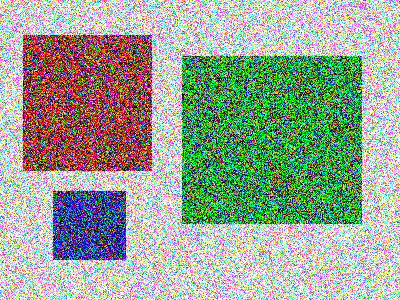
#> input picture object-id-and-attributes/fuzzy.png, 400 x 300 px, given in place of the camera
$ python main.py
#> lines starting #> are read from the running program, lines starting #| are printed output that depends on the picture; after the words box and inside, x2 and y2 are one past the last pixel; in counts of white or black regions, pixels touching at a corner belong together
import cv2
import numpy as np
import random
cap = cv2.VideoCapture(0)
while True:
    _, img = cap.read()
#> img is the input picture: shape (300, 400, 3); mean B, G, R 150, 164.4, 153.8
    img = cv2.resize(img, (0, 0), fx=0.5, fy=0.5)
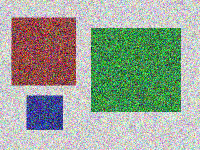
#> img: shape (150, 200, 3); mean B, G, R 150.1, 164.5, 153.9
    img = cv2.flip(img, 1)
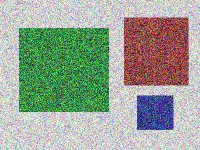
#> img: shape (150, 200, 3); mean B, G, R 150.1, 164.5, 153.9
    gray = cv2.cvtColor(img, cv2.COLOR_BGR2GRAY)
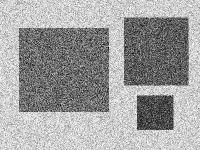
#> gray: shape (150, 200); min 11, max 255, mean 159.7
    blur = cv2.GaussianBlur(gray, (3, 3), 0)
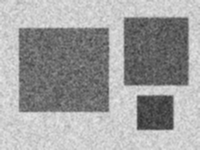
#> blur: shape (150, 200); min 49, max 233, mean 159.8

    threshold = cv2.adaptiveThreshold(
        blur, 255, cv2.ADAPTIVE_THRESH_GAUSSIAN_C, cv2.THRESH_BINARY_INV, 205, 1)
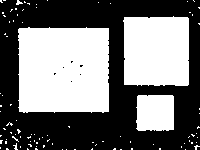
#> threshold: shape (150, 200); 45.4% white; 96 white regions (92 under 20 px)

    contours, hierarchy = cv2.findContours(
        threshold, cv2.RETR_TREE, cv2.CHAIN_APPROX_SIMPLE)
#> contours = 102 contours, 99 with area under 20; largest, box (x1, y1, x2, y2) and area: (18, 27, 109, 113) 7400, (123, 16, 189, 86) 4310, (136, 95, 174, 131) 1248

    for i in contours:
        if cv2.contourArea(i) > 200:
            print(cv2.contourArea(i))
            col = (random.randint(0, 256), random.randint(
                0, 256), random.randint(0, 256))
            cv2.drawContours(img, [i], -1, col, -1)
#> this loop made 102 passes
#> col on passes 65, 70, 81: (197, 215, 20), (132, 248, 207), (155, 244, 183)
#> i on passes 1 to 6: [[185, 149]], [[120, 149], [121, 149]], [[74, 149], [75, 149]], [[66, 149]], [[62, 149]], [[159, 148], [159, 149], [160, 149], [160, 148]]
#| 1248.0
#| 7400.0
#| 4309.5
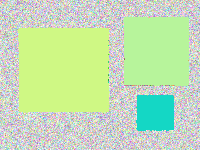
#> img: shape (150, 200, 3); mean B, G, R 179.2, 222.6, 194.6

    cv2.imshow("contours", cv2.dilate(img, None, iterations=2))
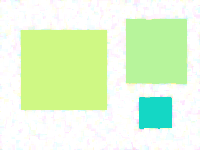
#> window 'contours': shape (150, 200, 3); mean B, G, R 210.1, 249.3, 225.1

    if cv2.waitKey(1) == 27:
#> (key Esc is pressed here)
        break
cap.release()
cv2.destroyAllWindows()
